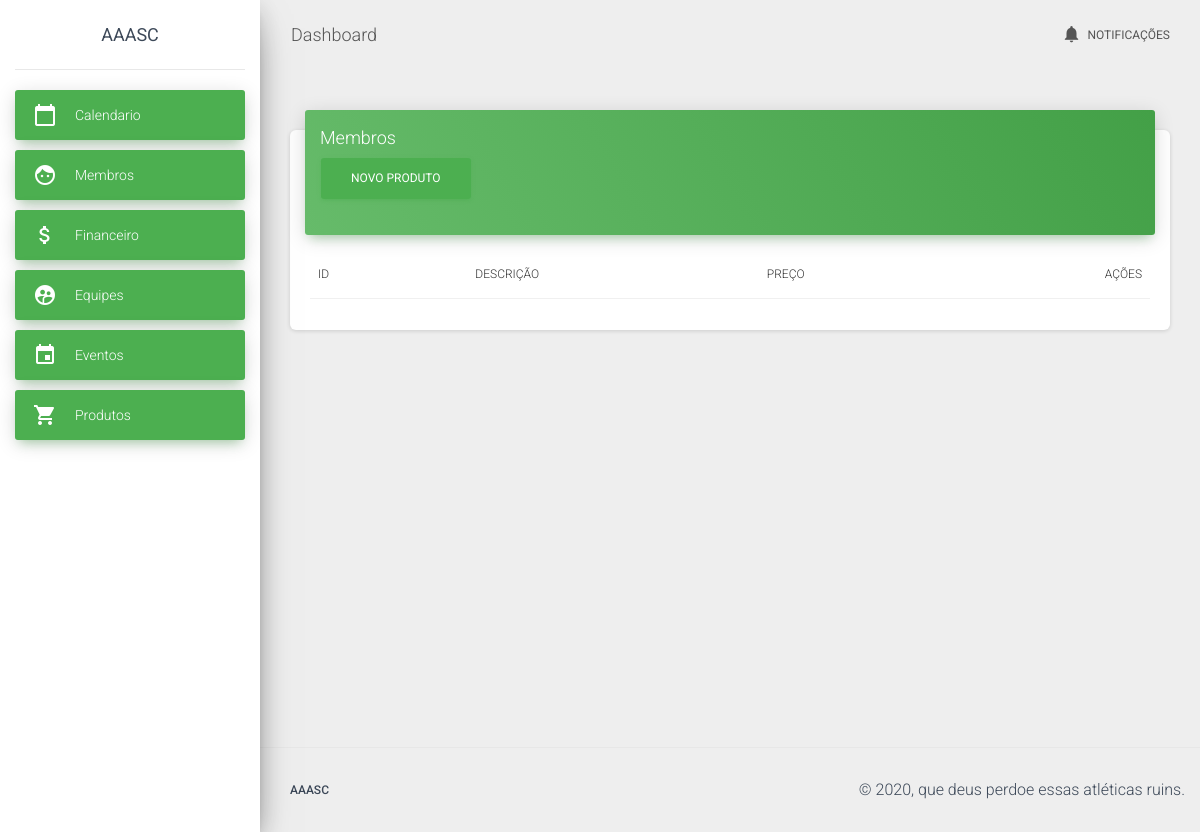
Before: /product/list with the older database file.
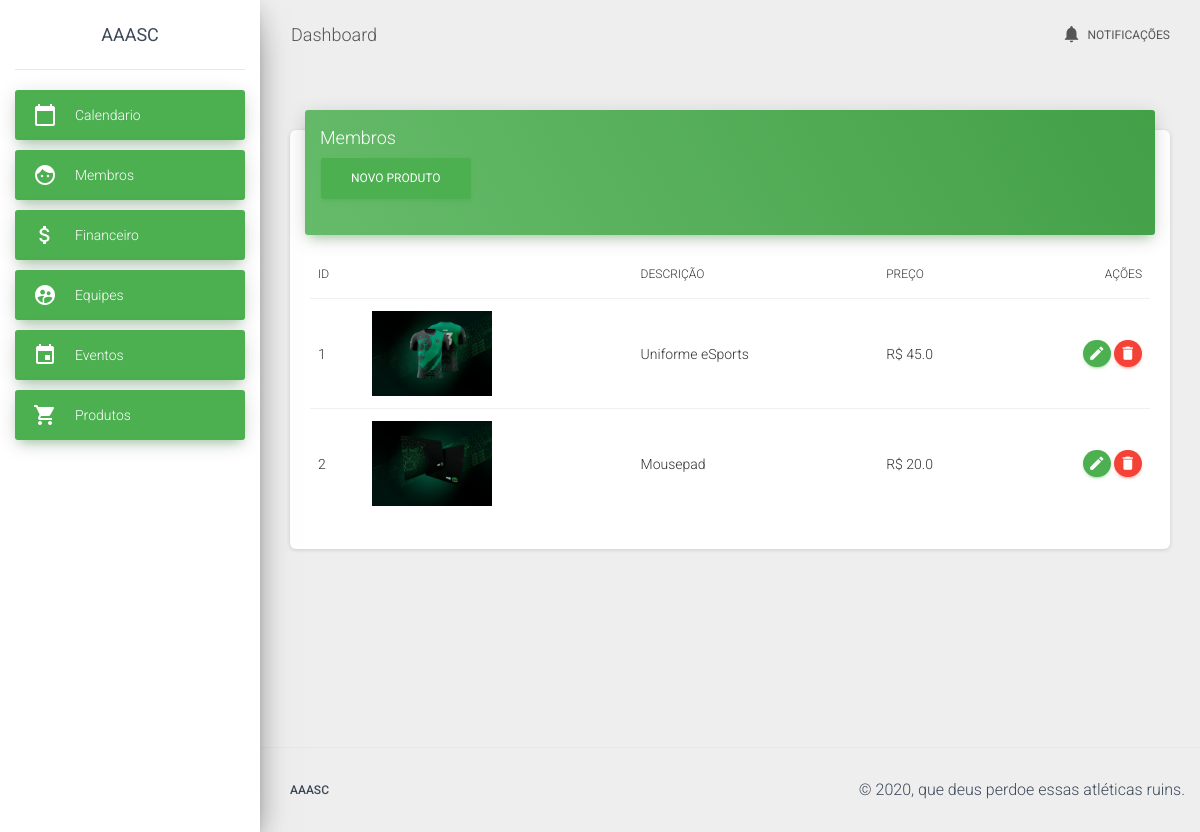
After: the same page with the newer database file.
### app/models/product.py (models this page shows, shortened)
class Product(db.Model):
    __tablename__ = "product"
    id = db.Column(db.Integer, primary_key=True, autoincrement=True)
    description = db.Column(db.String)
    about = db.Column(db.String)
    price = db.Column(db.Float)
    category = db.Column(db.Integer)
    _loaded = False
    @property
    def str_price(self):
        return str(self.price)
    @staticmethod
    def load_all():
        result = Product.query.all()
        return result

### app/controllers/product.py (the view)
@app.route("/product/")
@app.route('/product/list')
def list_product():
    products = Product.load_all()
    return render_template("./product/list_product.html", products=products)

### app/templates/product/list_product.html (shortened to what this page needs)
{% extends "template.html" %}
{% block content %}
<div class="row">
  <div class="col">
    <div class="card">
      <div class="card-header card-header-success">
        <h4 class="card-title">Membros</h4>
        <p class="category"><a href="{{url_for('edit_product')}}" class="btn btn-success">Novo produto</a></p>
      </div>
      <div class="card-body table-responsive">
          <table class="table table-shopping">
              <thead>
                  <tr>
                      <th>ID</th>
                      <th class="text-center"></th>
                      <th>Descrição</th>
                      <th>Preço</th>
                      <th class="text-right">Ações</th>
                  </tr>
              </thead>
              <tbody>
                  {% for product in products %}
                  <tr>
                    <td>{{ product.id }}</td>
                    <td>
                      <div class="img-container">
                          <img src="{{ url_for('static', filename='resources/products') }}/{{product.id}}.png" alt="...">
                      </div>
                    </td>
                    <td>{{ product.description }}</td>
                    <td>R$ {{ product.str_price }}</td>
                    <td class="td-actions text-right">
                      <a href="{{url_for('edit_product', product_id=product.id)}}" rel="tooltip" class="btn btn-success btn-round">
                          <i class="material-icons">edit</i>
                      </a>
                      <a href="{{url_for('delete_product', product_id=product.id)}}" rel="tooltip" class="btn btn-danger btn-round">
                          <i class="material-icons">delete</i>
                      </a>
                    </td>
                  </tr>
                  {% endfor %}
              </tbody>
          </table>
      </div>
    </div>
  </div>
</div>
{% endblock %}

### app/templates/template.html (shortened to what this page needs)
<!doctype html>
<html lang="en">
<head>
  <link rel="stylesheet" href="https://maxcdn.bootstrapcdn.com/font-awesome/latest/css/font-awesome.min.css">
  <link href="{{ url_for('static', filename='assets/css/material-dashboard.css') }}" rel="stylesheet" />
</head>
<body class="">
  <div class="wrapper ">
    <div class="sidebar" data-color="green" data-background-color="white">
      <div class="logo">
        <a href="#" class="simple-text logo-normal">
          AAASC
        </a>
      </div>
      <div class="sidebar-wrapper">
        <ul class="nav">
          <li class="nav-item active ">
            <a class="nav-link" href="{{url_for('calendar')}}">
              <i class="material-icons">calendar_today</i>
              <p>Calendario</p>
            </a>
          </li>
          <li class="nav-item active  ">
            <a class="nav-link" href="{{url_for('list_member')}}">
              <i class="material-icons">face</i>
              <p>Membros</p>
            </a>
          </li>
          <li class="nav-item active  ">
            <a class="nav-link" href="{{url_for('list_financial')}}">
              <i class="material-icons">attach_money</i>
              <p>Financeiro</p>
            </a>
          </li>
          <li class="nav-item active ">
            <a class="nav-link" href="{{url_for('list_team')}}">
              <i class="material-icons">supervised_user_circle</i>
              <p>Equipes</p>
            </a>
          </li>
          <li class="nav-item active ">
            <a class="nav-link" href="{{url_for('list_event')}}">
              <i class="material-icons">event</i>
              <p>Eventos</p>
            </a>
          </li>
          <li class="nav-item active ">
              <a class="nav-link" href="{{url_for('list_product')}}">
                <i class="material-icons">shopping_cart</i>
                <p>Produtos</p>
              </a>
            </li>
        </ul>
      </div>
    </div>
    <div class="main-panel">
      <nav class="navbar navbar-expand-lg navbar-transparent navbar-absolute fixed-top ">
        <div class="container-fluid">
          <div class="navbar-wrapper">
            <a class="navbar-brand" href="#pablo">Dashboard</a>
          </div>
          <div class="collapse navbar-collapse justify-content-end">
            <ul class="navbar-nav">
              <li class="nav-item">
                <a class="nav-link" href="#pablo">
                  <i class="material-icons">notifications</i> Notificações
                </a>
              </li>
            </ul>
          </div>
        </div>
      </nav>
      <div class="content">
        <div class="container-fluid">
          {% block content %}{% endblock %}
        </div>
      </div>
      <footer class="footer">
        <div class="container-fluid">
          <nav class="float-left">
            <ul>
              <li>
                <a href="https://github.com/ZehLuckmann">
                  AAASC
                </a>
              </li>
            </ul>
          </nav>
          <div class="copyright float-right">
            &copy;
            , que deus perdoe essas atléticas ruins.
          </div>
        </div>
      </footer>
    </div>
  </div>
</body>
</html>

Changed rows visible on the page:
added Product: id "1", shows a picture, description "Uniforme eSports", str_price "45.0"
added Product: id "2", shows a picture, description "Mousepad", str_price "20.0"
